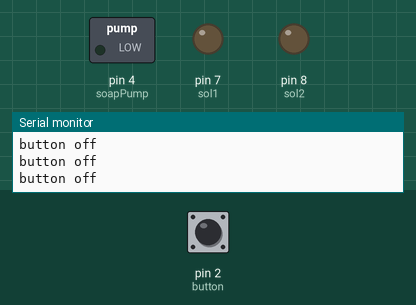
A sketch run on a simulated Arduino Uno, built with avr-gcc and run on an emulated ATmega328P. Parts: switched loads named in the sketch (green lamp = pin HIGH), output pins drawn as LEDs (lit = HIGH), the last lines printed to the serial monitor. Inputs (shaded band) come from the test bench; at power-on: pin 2 (button) HIGH.

Above: at 1.2 s.
1.3 s: pin 2 (button) pulled LOW for 0.15 s
At 1.8 s:
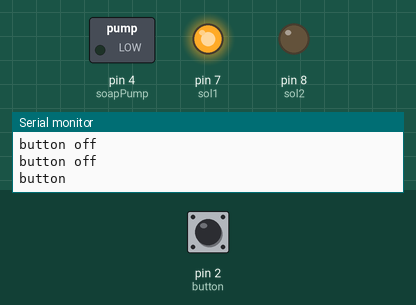
At 5.3 s:
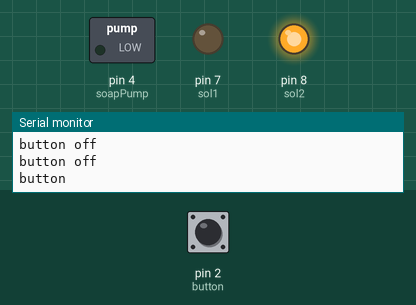
Timing chart, 0 to 8.8 s (numbered marks = the images above; inputs shaded):
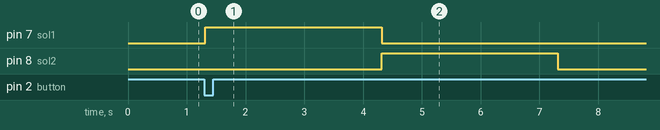

Measured:
- after the input at 1.3 s, pin 7 (sol1): LOW → HIGH at once, → LOW 3.0 s later; pin 8 (sol2): LOW → HIGH after 3.0 s, → LOW 3.0 s later

The sketch:

solenoidpumptest.ino
```cpp
int safe_temp = 120;         // degrees F
int heater_startup_time = 5; // seconds
int hotwater_time = 25;      // seconds
int coldwater_time = 30;     // seconds
int pump_time = 1.2;         // seconds

// digital pins
// inputs
int button = 2; // interrupt pin
int soapSensor = 9;
int overflow = 10;
int bottleDetect = 11;
int doorDetect = 12;
// outputs
int LEDs = 3;
int soapPump = 4;
int heater = 5;
int doorLock = 6;
int sol1 = 7;
int sol2 = 8;

void setup()
{
    Serial.begin(9600);
    pinMode(button, INPUT_PULLUP);
    pinMode(soapPump, OUTPUT);
    pinMode(sol1, OUTPUT);
    pinMode(sol2, OUTPUT);
}

void loop()
{
    int val = digitalRead(button);
    if (val == LOW)
    {
        Serial.println("button");
        ON(sol1);
        delay(3000);
        OFF(sol1);
        ON(sol2);
        delay(3000);
        OFF(sol2);
        delay(100000);
    }
    else
    {
        Serial.println("button off");
        OFF(sol1);
        OFF(soapPump);
        OFF(sol2);
    }
}

void ON(int pin_toWrite)
{
    digitalWrite(pin_toWrite, HIGH);
}

void OFF(int pin_toWrite)
{
    digitalWrite(pin_toWrite, LOW);
}
```
